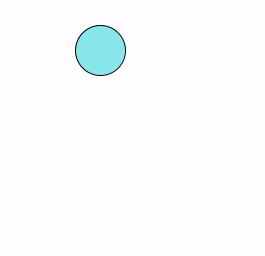
Frame 1 (no input)
Frame 60 (the mouse pressed at the canvas centre just before this capture): identical to frame 1, image omitted
Frame 120 (the mouse held since frame 60 and released just before this capture): identical to frame 1, image omitted

The Processing sketch that drew this single still picture (run headless with seeded random() and noise(); from frame 60 on, the mouse is pressed at the canvas centre):

// Processing sketch: cool
// ── cool.pde

 
 void setup () {
size (265,256) ;
 }
 
 void draw () { 
   background (#FEFCFF);
fill (#87E6EA);
ellipse (100,50,50,50);
}
